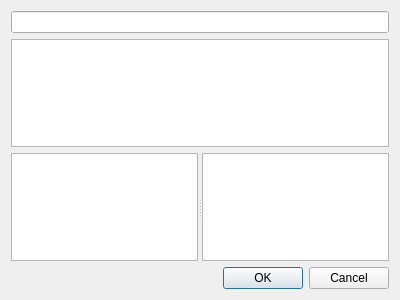
<?xml version="1.0" encoding="UTF-8"?>
<ui version="4.0">
 <class>ChanaleCustomEditor</class>
 <widget class="QDialog" name="ChanaleCustomEditor">
  <property name="geometry">
   <rect>
    <x>0</x>
    <y>0</y>
    <width>400</width>
    <height>300</height>
   </rect>
  </property>
  <property name="windowTitle">
   <string>Dialog</string>
  </property>
  <layout class="QGridLayout" name="gridLayout">
   <item row="0" column="0">
    <widget class="QLineEdit" name="lineEdit_name"/>
   </item>
   <item row="1" column="0">
    <widget class="QTextEdit" name="textEdit_script"/>
   </item>
   <item row="2" column="0">
    <widget class="QSplitter" name="splitter">
     <property name="orientation">
      <enum>Qt::Horizontal</enum>
     </property>
     <widget class="QListWidget" name="listWidget_names">
      <property name="focusPolicy">
       <enum>Qt::NoFocus</enum>
      </property>
     </widget>
     <widget class="QListWidget" name="listWidget_math">
      <property name="focusPolicy">
       <enum>Qt::NoFocus</enum>
      </property>
     </widget>
    </widget>
   </item>
   <item row="3" column="0">
    <widget class="QDialogButtonBox" name="buttonBox">
     <property name="orientation">
      <enum>Qt::Horizontal</enum>
     </property>
     <property name="standardButtons">
      <set>QDialogButtonBox::Cancel|QDialogButtonBox::Ok</set>
     </property>
    </widget>
   </item>
  </layout>
 </widget>
 <resources/>
 <connections>
  <connection>
   <sender>buttonBox</sender>
   <signal>accepted()</signal>
   <receiver>ChanaleCustomEditor</receiver>
   <slot>accept()</slot>
   <hints>
    <hint type="sourcelabel">
     <x>248</x>
     <y>254</y>
    </hint>
    <hint type="destinationlabel">
     <x>157</x>
     <y>274</y>
    </hint>
   </hints>
  </connection>
  <connection>
   <sender>buttonBox</sender>
   <signal>rejected()</signal>
   <receiver>ChanaleCustomEditor</receiver>
   <slot>reject()</slot>
   <hints>
    <hint type="sourcelabel">
     <x>316</x>
     <y>260</y>
    </hint>
    <hint type="destinationlabel">
     <x>286</x>
     <y>274</y>
    </hint>
   </hints>
  </connection>
 </connections>
</ui>
